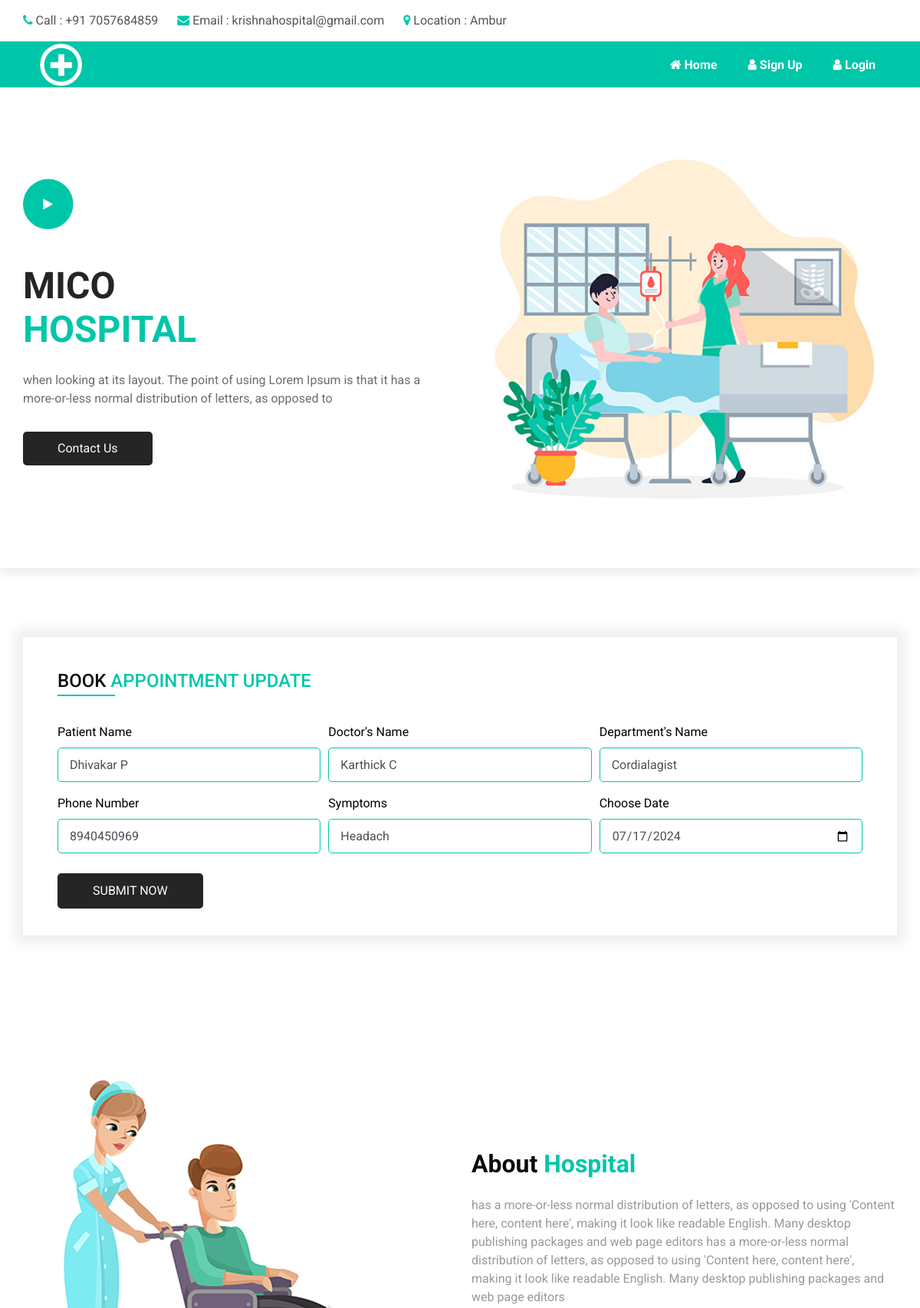
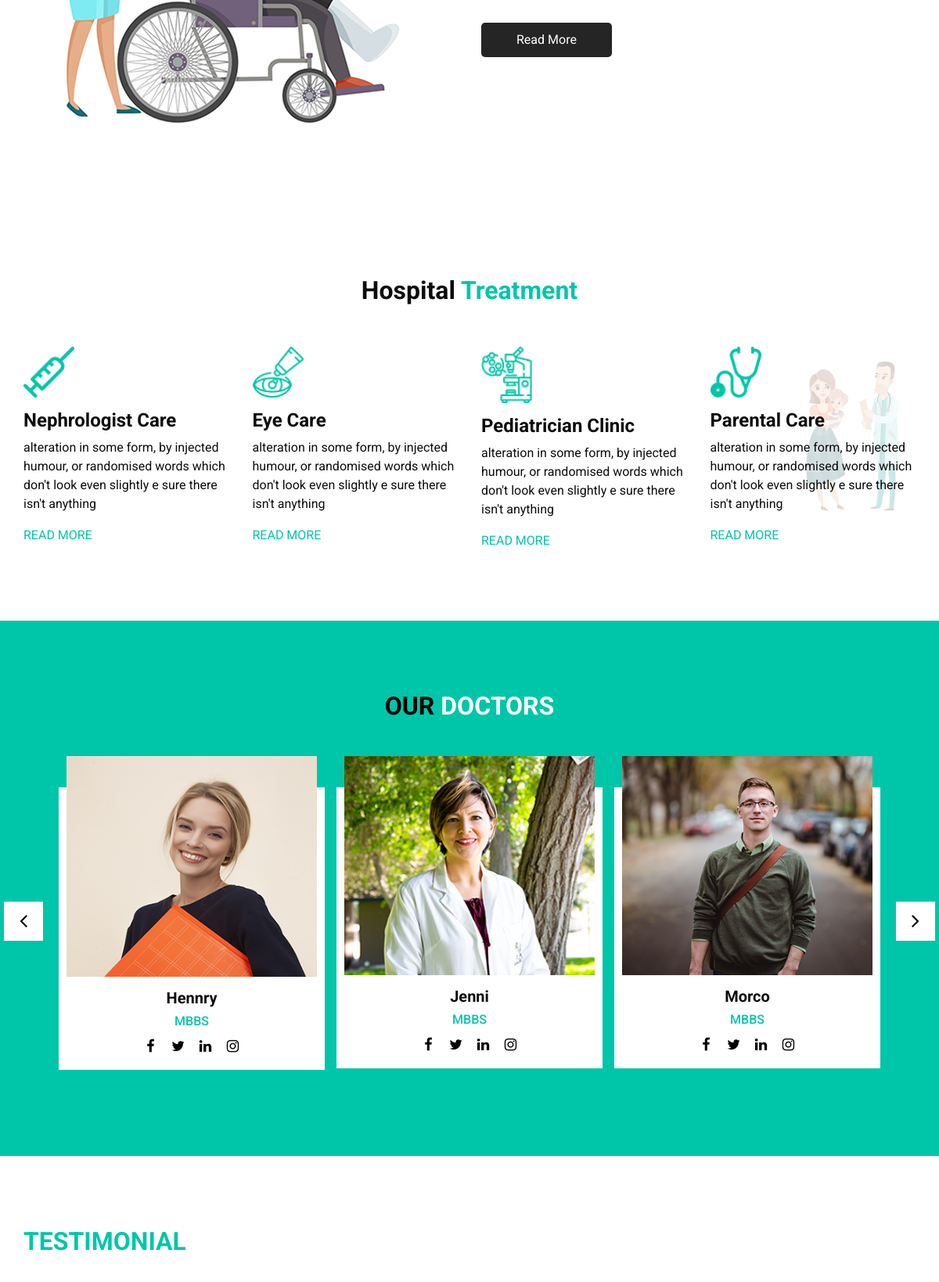
/item/1/update/ (upper part), run on the app's committed database (2 pictures, top to bottom).
### Myapps/models.py (models this page shows, shortened)
class Bookapoinment(models.Model):
    patient_name = models.CharField(max_length=100)
    doctor_name = models.CharField(max_length=100)
    department_name = models.CharField(max_length=100)
    phone_no = models.CharField(max_length=15)
    symptoms = models.CharField(max_length=250)
    choose_date_1 = models.DateField()

### Myapps/views.py (the view)
# urls.py: path('item/<int:pk>/update/', views.update, name='update'),
def update(request,pk):
    item = get_object_or_404(Bookapoinment, pk=pk)
    if request.method == 'POST':
        form = BookapoinmentdForm(request.POST,instance=item)
        if form.is_valid():
            form.save()
            return redirect('home')
    else:
        form = BookapoinmentdForm(instance=item)
    return render(request,'index.html', {'form': form})

### Myapps/forms.py
class BookapoinmentdForm(forms.ModelForm):
    patient_name=forms.CharField(widget=forms.TextInput(attrs={'class':'form-control','placeholder':'Enter Your Name'}))
    doctor_name=forms.CharField(widget=forms.TextInput(attrs={'class':'form-control','placeholder':'Enter Doctor Name'}))
    department_name=forms.CharField(widget=forms.TextInput(attrs={'class':'form-control','placeholder':'Enter Department Name'}))
    phone_no=forms.CharField(widget=forms.TextInput(attrs={'class':'form-control','placeholder':'Enter Phone Number'}))
    symptoms=forms.CharField(widget=forms.TextInput(attrs={'class':'form-control','placeholder':'Enter Symtoms '}))
    choose_date_1 = forms.DateField(widget=forms.TextInput(attrs={'class': 'form-control', 'type': 'date'}))
    class Meta:
        model = Bookapoinment
        fields = ['patient_name', 'doctor_name', 'department_name', 'phone_no', 'symptoms', 'choose_date_1']

### Myapps/templates/index.html (shortened to what this page needs)
{% extends 'Main/main.html' %}
{% load static %}
{%  block content %}
{%  include 'incs/slider.html' %}
  <section class="book_section layout_padding">
    <div class="container">
      <div class="row">
        <div class="col">
          <form action="" method="post">
             <h2>{% if form.instance.pk %} <h4>BOOK <span>APPOINTMENT UPDATE</span></h4> {% else %} <h4>BOOK <span>APPOINTMENT</span></h4> {% endif %}</h2>
            <div class="form-row ">
              <div class="form-group col-lg-4">
                <label for="inputPatientName">Patient Name </label>
                 {{  form.patient_name }}
              </div>
              <div class="form-group col-lg-4">
                <label for="inputDoctorName">Doctor's Name</label>
                {{  form.doctor_name  }}
              </div>
              <div class="form-group col-lg-4">
                <label for="inputDepartmentName">Department's Name</label>
                {{  form.department_name }}
              </div>
            </div>
            <div class="form-row ">
              <div class="form-group col-lg-4">
                <label for="inputPhone">Phone Number</label>
                {{  form.phone_no }}
              </div>
              <div class="form-group col-lg-4">
                <label for="inputSymptoms">Symptoms</label>
                {{  form.symptoms }}
              </div>
              <div class="form-group col-lg-4">
                <label for="inputDate">Choose Date </label>
                <div class="input-group date"  data-date-format="mm-dd-yyyy">
                   {{ form.choose_date_1 }}
                </div>
              </div>
            </div>
            <div class="btn-box">
              <button type="submit" class="btn ">Submit Now</button>
            </div>
          </form>
        </div>
      </div>
    </div>
  </section>
<section class="about_section layout_padding">
  <div class="container  ">
    <div class="row">
      <div class="col-md-6 ">
        <div class="img-box">
          <img src="{% static 'IMGS/about-img.jpg' %}" alt="">
        </div>
      </div>
      <div class="col-md-6">
        <div class="detail-box">
          <div class="heading_container">
            <h2>
              About <span>Hospital</span>
            </h2>
          </div>
          <p>
            has a more-or-less normal distribution of letters, as opposed to using 'Content here, content here', making it look like readable English. Many desktop publishing packages and web page editors has a more-or-less normal distribution of letters, as opposed to using 'Content here, content here', making it look like readable English. Many desktop publishing packages and web page editors
          </p>
          <a href="">
            Read More
          </a>
        </div>
      </div>
    </div>
  </div>
</section>
<section class="treatment_section layout_padding">
  <div class="side_img">
    <img src="{%  static 'IMGS/treatment-side-img.jpg' %}" alt="">
  </div>
  <div class="container">
    <div class="heading_container heading_center">
      <h2>
        Hospital <span>Treatment</span>
      </h2>
    </div>
    <div class="row">
      <div class="col-md-6 col-lg-3">
        <div class="box ">
          <div class="img-box">
            <img src="{% static 'IMGS/t1.png' %}" alt="">
          </div>
          <div class="detail-box">
            <h4>
              Nephrologist Care
            </h4>
            <p>
              alteration in some form, by injected humour, or randomised words which don't look even slightly e sure there isn't anything
            </p>
            <a href="">
              Read More
            </a>
          </div>
        </div>
      </div>
      <div class="col-md-6 col-lg-3">
        <div class="box ">
          <div class="img-box">
            <img src="{% static 'IMGS/t2.png' %}" alt="">
          </div>
          <div class="detail-box">
            <h4>
              Eye Care
            </h4>
            <p>
              alteration in some form, by injected humour, or randomised words which don't look even slightly e sure there isn't anything
            </p>
            <a href="">
              Read More
            </a>
          </div>
        </div>
      </div>
      <div class="col-md-6 col-lg-3">
        <div class="box ">
          <div class="img-box">
            <img src="{%  static 'IMGS/t3.png' %}" alt="">
          </div>
          <div class="detail-box">
            <h4>
              Pediatrician Clinic
            </h4>
            <p>
              alteration in some form, by injected humour, or randomised words which don't look even slightly e sure there isn't anything
            </p>
            <a href="">
              Read More
            </a>
          </div>
        </div>
      </div>
      <div class="col-md-6 col-lg-3">
        <div class="box ">
          <div class="img-box">
            <img src="{%  static 'IMGS/t4.png' %}" alt="">
          </div>
          <div class="detail-box">
            <h4>
              Parental Care
            </h4>
            <p>
              alteration in some form, by injected humour, or randomised words which don't look even slightly e sure there isn't anything
            </p>
            <a href="">
              Read More
            </a>
          </div>
        </div>
      </div>
    </div>
  </div>
</section>
<section class="team_section layout_padding">
  <div class="container">
    <div class="heading_container heading_center">
      <h2>
        Our <span>Doctors</span>
      </h2>
    </div>
    <div class="carousel-wrap ">
      <div class="owl-carousel team_carousel">
        <div class="item">
          <div class="box">
            <div class="img-box">
              <img src="{%  static 'IMGS/team1.jpg' %}" alt="" />
            </div>
            <div class="detail-box">
              <h5>
                Hennry
              </h5>
              <h6>
                MBBS
              </h6>
              <div class="social_box">
                <a href="">
                  <i class="fa fa-facebook" aria-hidden="true"></i>
                </a>
                <a href="">
                  <i class="fa fa-twitter" aria-hidden="true"></i>
                </a>
                <a href="">
                  <i class="fa fa-linkedin" aria-hidden="true"></i>
                </a>
                <a href="">
                  <i class="fa fa-instagram" aria-hidden="true"></i>
                </a>
              </div>
            </div>
          </div>
        </div>
        <div class="item">
          <div class="box">
            <div class="img-box">
              <img src="{%  static 'IMGS/team2.jpg' %}" alt="" />
            </div>
            <div class="detail-box">
              <h5>
                Jenni
              </h5>
              <h6>
                MBBS
              </h6>
              <div class="social_box">
                <a href="">
                  <i class="fa fa-facebook" aria-hidden="true"></i>
                </a>
                <a href="">
                  <i class="fa fa-twitter" aria-hidden="true"></i>
                </a>
                <a href="">
                  <i class="fa fa-linkedin" aria-hidden="true"></i>
                </a>
                <a href="">
                  <i class="fa fa-instagram" aria-hidden="true"></i>
                </a>
              </div>
            </div>
          </div>
        </div>
        <div class="item">
          <div class="box">
            <div class="img-box">
              <img src="{%  static 'IMGS/team3.jpg' %}" alt="" />
            </div>
            <div class="detail-box">
              <h5>
                Morco
              </h5>
              <h6>
                MBBS
              </h6>
              <div class="social_box">
                <a href="">
                  <i class="fa fa-facebook" aria-hidden="true"></i>
                </a>
                <a href="">
                  <i class="fa fa-twitter" aria-hidden="true"></i>
                </a>
                <a href="">
                  <i class="fa fa-linkedin" aria-hidden="true"></i>
                </a>
                <a href="">
                  <i class="fa fa-instagram" aria-hidden="true"></i>
                </a>
              </div>
            </div>
          </div>
        </div>
      </div>
    </div>
  </div>
</section>
  <section class="client_section layout_padding">
    <div class="container">
      <div class="heading_container">
        <h2>
          <span>Testimonial</span>
        </h2>
      </div>
    </div>
  </section>
{%  endblock content %}

### static/CSS/responsive.css (style rules this page uses)
@media (max-width: 1300px) { .treatment_section .side_img { opacity: 0.2; } }
@media (min-width: 1200px) { .container { max-width: 1170px; } }

### data on the page
Bookapoinment: patient_name "Dhivakar P", doctor_name "Karthick C", department_name "Cordialagist", phone_no "8940450969", symptoms "Headach", choose_date_1 "07/17/2024"
